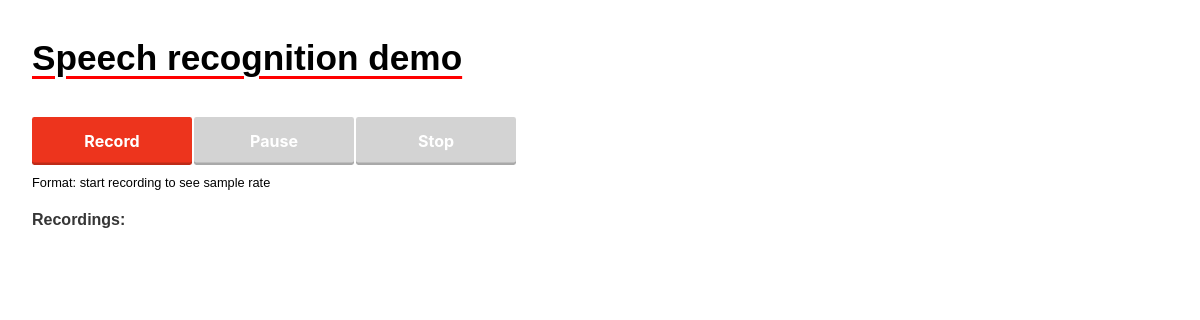
/record/, run on an earlier commit of the app's database.
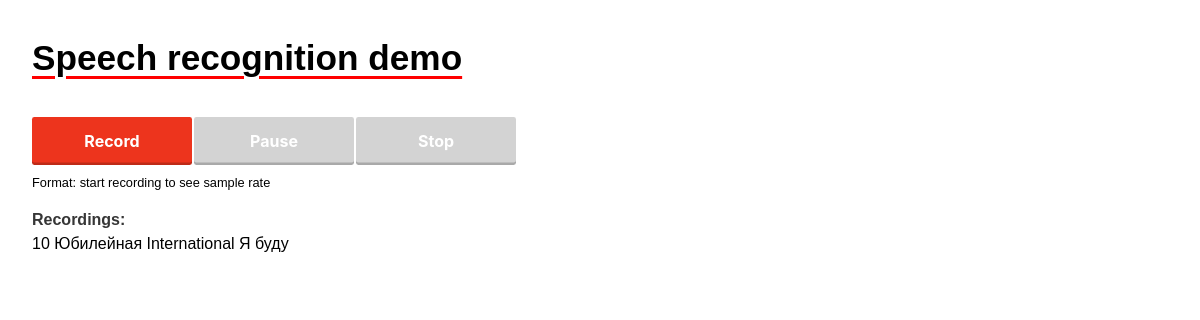
And on a later commit of the database.
### apps/stt/models.py (models this page shows, shortened)
class Record(models.Model):
    id = models.IntegerField(db_column='id', blank=False, null=False, primary_key=True, editable=False)
    audio_name = models.TextField()
    voice_record = models.FileField(upload_to="records")
    language = models.CharField(max_length=50, null=True, blank=True)
    dtcreate = models.DateTimeField(auto_now_add=True)
    class Meta:
        verbose_name = "Record"
        verbose_name_plural = "Records"

### apps/stt/views.py (the view, shortened to what this page needs)
# urls.py: path("record/", views.record, name="record"),
@csrf_exempt
def record(request):
    text_db = Record.objects.last()
    context = {"page_title": "Record audio",
               'text_db': text_db
               }
    return render(request, "stt/record.html", context)

### apps/stt/templates/stt/record.html (shortened to what this page needs)
{% extends 'stt/base.html' %}
{% load static %}
{% block css %}
<link href="{% static 'assets/css/video-js.css' %}" rel="stylesheet" />
<link href="{% static 'assets/css/all.min.css' %}" rel="stylesheet" />
<link
  href="{% static 'assets/css/videojs.wavesurfer.min.css' %}"
  rel="stylesheet"
/>
<link href="{% static 'assets/css/style.css' %}" rel="stylesheet" />
<link href="{% static 'assets/css/videojs.record.css' %}" rel="stylesheet" />
{% endblock css %}
{% block content %}
<h1>Speech recognition demo</h1>
    <div id="controls">
  	 <button id="recordButton">Record</button>
  	 <button id="pauseButton" disabled>Pause</button>
  	 <button id="stopButton" disabled>Stop</button>
    </div>
    <div id="formats">Format: start recording to see sample rate</div>
  	<p><strong>Recordings:</strong></p>
		{{ text_db.audio_name }}
{% endblock content %}

### apps/stt/templates/stt/base.html (shortened to what this page needs)
{% load static %}
<!DOCTYPE html>
<html>
  <head>
    <link rel="stylesheet" href="{% static 'assets/css/bulma.min.css' %}" />
    {% block css %}{% endblock css %}
  </head>
  <body>
    {% block content %} {% endblock content %}
  </body>
</html>

### static/assets/css/style.css (style rules this page uses)
p { margin-top: 1rem; }
body { line-height: 1.5; font-family: sans-serif; word-wrap: break-word; overflow-wrap: break-word; color:black; margin:2em; }
h1 { text-decoration: underline red; text-decoration-thickness: 3px; text-underline-offset: 6px; font-size: 220%; font-weight: bold; }
#controls { display: flex; margin-top: 2rem; max-width: 28em; }
button { flex-grow: 1; height: 3rem; min-width: 10rem; border: none; border-radius: 0.15rem; background: #ed341d; margin-left: 2px; box-shadow: inset 0 -0.15rem 0 rgba(0, 0, 0, 0.2); cursor: pointer; display: flex; justify-content: center; align-items: center; color:#ffffff; font-weight: bold; font-size: 1rem; }
button:disabled { pointer-events: none; background: lightgray; }
button:first-child { margin-left: 0; }
#formats { margin-top: 0.5rem; font-size: 80%; }

What changed in the data, as far as the page shows it:
added Record: audio_name "10 Юбилейная International Я буду"
